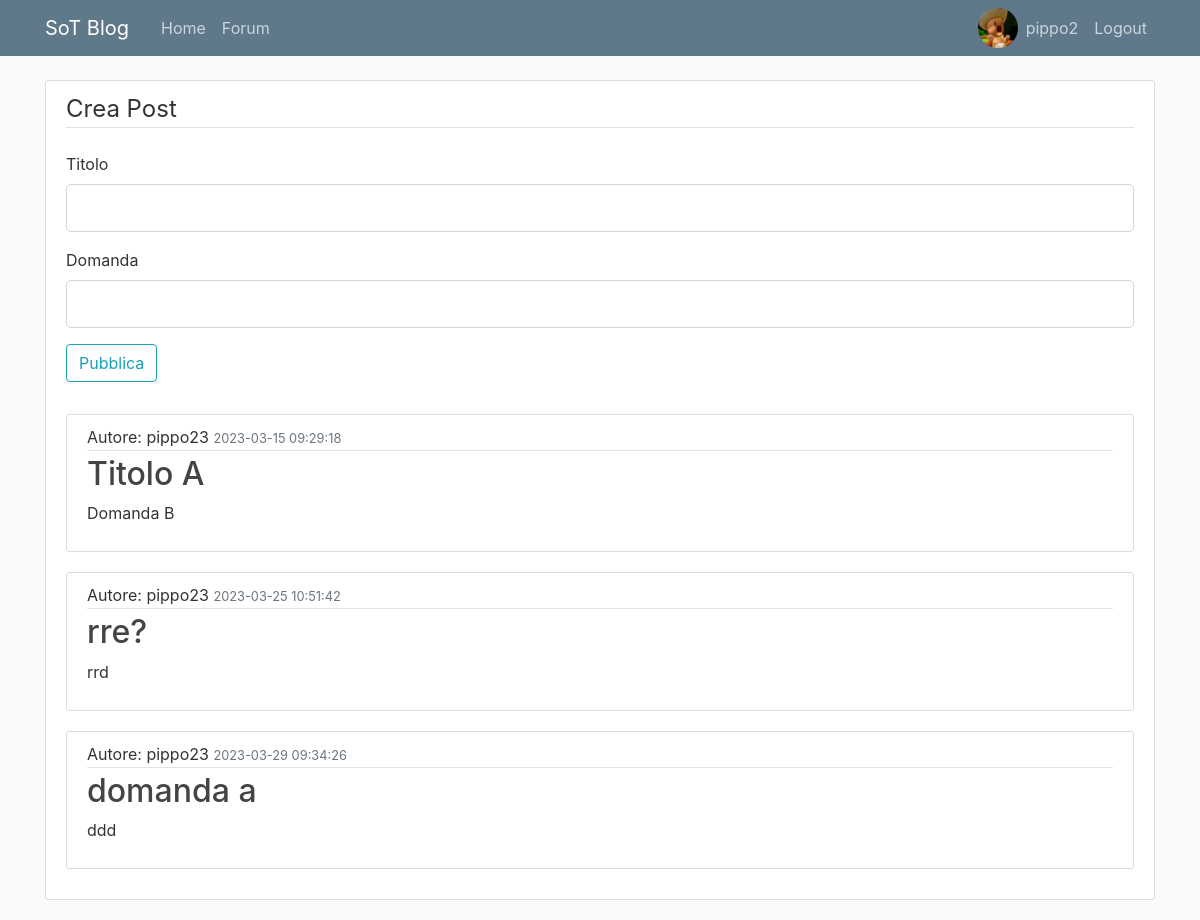
The page /new_post (signed in) on the database its author committed.
### main.py (models this page shows, shortened)
class User(db.Model, UserMixin):
    id = db.Column(db.Integer, primary_key=True)
    username = db.Column(db.String(20), nullable=False, unique=True)
    email = db.Column(db.String(120), nullable=False, unique=True)
    password = db.Column(db.String(60), nullable=False)
    image_file = db.Column(db.String(30), nullable=False,
                           default="default.png")
    posts = db.relationship('Post', backref="author", lazy=True)

class Post(db.Model):
    id = db.Column(db.Integer, primary_key=True)
    title = db.Column(db.String(200), nullable=False)
    date_posted = db.Column(db.DateTime, nullable=False,
                            default=datetime.utcnow)
    post_content = db.Column(db.Text, nullable=False)
    user_id = db.Column(db.Integer, db.ForeignKey('user.id'), nullable=False)

### main.py (the view, shortened to what this page needs)
@app.route("/new_post", methods=['POST', 'GET']) #questa route permette di visualizzare i post pubblicati dagli utenti
@login_required
def new_post():
    database = Post.query.all()
    domande = []
    for domanda in database:
        domande.append({"id":domanda.id, "title": domanda.title, "content": domanda.post_content, "date": domanda.date_posted, "autore": load_user(domanda.user_id).username})
    try:
        form = PostForm()
    except:
        flash('Login necessario', category='danger')
        return redirect("/new_post")
    immagine = []
    try:
        immagine = os.path.join("static", "images", current_user.image_file)
    except:
        pass
    else:
        return render_template("new_post.html", title="Forum", form = form, numero = 12, posts=domande, immagine=immagine)

### main.py
class PostForm(FlaskForm):
    titolo = StringField('Titolo', validators=[
                           Length(min=1, max=200), DataRequired()])
    domanda = StringField('Domanda', validators=[
                           Length(min=1, max=200), DataRequired()])
    submit = SubmitField('Pubblica')

### main.py (called while the page is built)
@login_manager.user_loader
def load_user(user_id):
    return User.query.get(int(user_id))

### templates/new_post.html (shortened to what this page needs)
{% extends "layout.html" %}
{% block content %}
<div class="content-section">
    <form method="POST" action="">
        <fieldset class="form-group">
            <legend class="border-bottom mb-4"> Crea Post</legend>
            <div class="form-group">
                {{ form.titolo.label(class="form-control-label") }}
                {% if form.titolo.errors %}
                    {{ form.titolo(class="form-control form-control-lg is-invalid")}}
                    {% for error in form.titolo.errors%}
                        <div>
                            <span> {{ error }} </span>
                        </div>
                    {% endfor%}
                {% else %}
                    {{ form.titolo(class="form-control form-control-lg")}}
                {% endif%}
            </div>
            <div class="form-group">
                {{ form.domanda.label(class="form-control-label") }}
                {% if form.domanda.errors %}
                        {{ form.domanda(class="form-control form-control-lg is-invalid")}}
                        {% for error in form.domanda.errors%}
                        <div>
                            <span> {{ error }} </span>
                        </div>
                        {% endfor%}
                {% else %}
                    {{ form.domanda(class="form-control form-control-lg")}}
                {% endif%}
            </div>
            <div class="form-group">
                {{form.submit(class="btn btn-outline-info")}}
            </div>
        </fieldset>
    </form>
    {% for post in posts %}
    <article class="media content-section">
      <div class="media-body">
        <div class="article-metadata">
          <div>Autore: {{post.autore}}
            <small class="text-muted"> {{ post.date }}</small></div>
        </div>
        <h2><a class="article-title" href= "/new_answer?post='{{post.id}}'">{{ post.title }}</a></h2>
        <p class="article-content">{{ post.content }}</p>
      </div>
    </article>
{% endfor %}
</div>
{% endblock content %}

### templates/layout.html (shortened to what this page needs)
<!DOCTYPE html>
<html>
<head>
   <link rel="stylesheet" href="https://maxcdn.bootstrapcdn.com/bootstrap/4.0.0/css/bootstrap.min.css">
   <link rel="stylesheet" type="text/css" href="{{ url_for('static', filename='main.css') }}">
</head>
<body>
     <header class="site-header">
      <nav class="navbar navbar-expand-md navbar-dark bg-steel fixed-top">
        <div class="container">
          <a class="navbar-brand mr-4" href="/">SoT Blog</a>
          <div class="collapse navbar-collapse" id="navbarToggle">
            <div class="navbar-nav mr-auto">
              <a class="nav-item nav-link" href="/">Home</a>
              <a class="nav-item nav-link" href="/new_post">Forum</a>
            </div>
            <div class="navbar-nav">
              {% if current_user.is_authenticated %}
              <a href="{{ url_for('user_account')}}"><img src  = {{immagine}} \ style="border-radius: 50%; height:40px; width:40px;"> </a>
              <a class="nav-item nav-link" href="{{ url_for('user_account')}}">{{ current_user.username }}</a>
              <a class="nav-item nav-link" href="{{ url_for('logout')}}">Logout</a>
              {% else %}
              <a class="nav-item nav-link" href="/login">Login</a>
              <a class="nav-item nav-link" href="/register">Register</a>
              {% endif %}
          </div>
          </div>
        </div>
      </nav>
    </header>
<main role="main" class="container">
 <div class="row">
    <div class="col-md-{{numero}}">
      {% block content %}{% endblock content%}
    </div>
  </div>
</main>
</body>
</html>

### static/main.css (style rules this page uses)
body { background: #fafafa; color: #333333; margin-top: 5rem; }
h1, h2, h3, h4, h5, h6 { color: #444444; }
.bg-steel { background-color: #5f788a; }
.site-header .navbar-nav .nav-link { color: #cbd5db; }
.content-section { background: #ffffff; padding: 10px 20px; border: 1px solid #dddddd; border-radius: 3px; margin-bottom: 20px; }
.article-title { color: #444444; }
.article-content { white-space: pre-line; }
.article-metadata { padding-bottom: 1px; margin-bottom: 4px; border-bottom: 1px solid #e3e3e3 }

### rows shown on the page
User: username "pippo2"
User: autore "pippo23" "pippo23" "pippo23"
Post: date "2023-03-15 09:29:18", title "Titolo A", content "Domanda B"
Post: date "2023-03-25 10:51:42", title "rre?", content "rrd"
Post: date "2023-03-29 09:34:26", title "domanda a", content "ddd"
